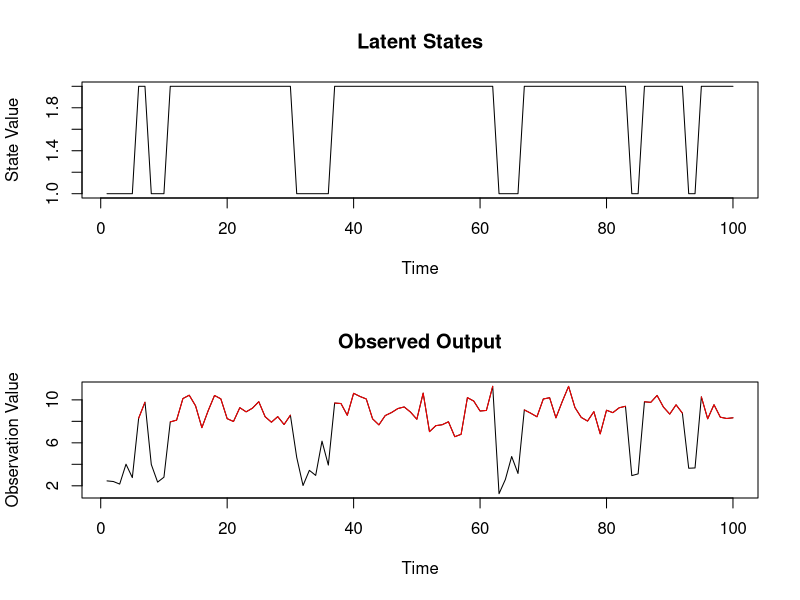

R code for this plot:
# HMM example data (hmm_example.RDS)

# transition matrix (2 states)
theta <- rbind(c(0.8,0.2),c(0.1,0.9))
# emmission vector (2 states)
psi <- c(3,9)
# timesteps
N <- 100

# hidden states
z <- 1
for (i in 2:N)
  z[i] <- sample(1:2, 1, replace = TRUE, prob = theta[z[i-1],])
# observations
y <- c()
for (i in 1:N)
  y[i] <- rnorm(1, psi[z[i]], 1)

# visualization
par(mfrow=c(2,1))
plot(z, type="l",
     main = "Latent States",
     ylab = "State Value",
     xlab = "Time")
plot(y, type = "l",
     main = "Observed Output",
     ylab = "Observation Value",
     xlab = "Time")
y_plt <- y
y_plt[z==1] <- NA
lines(y_plt, col = "red")
dev.off()

saveRDS(list(z=z,y=y), "hmm_example.RDS")
